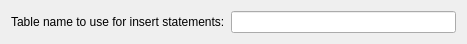
<?xml version="1.0" encoding="UTF-8"?>
<ui version="4.0">
 <class>sqlExportQueryConfig</class>
 <widget class="QWidget" name="sqlExportQueryConfig">
  <property name="geometry">
   <rect>
    <x>0</x>
    <y>0</y>
    <width>467</width>
    <height>43</height>
   </rect>
  </property>
  <property name="windowTitle">
   <string>Form</string>
  </property>
  <layout class="QGridLayout" name="gridLayout">
   <item row="0" column="0">
    <widget class="QLabel" name="tableLabel">
     <property name="text">
      <string>Table name to use for insert statements:</string>
     </property>
    </widget>
   </item>
   <item row="0" column="1">
    <widget class="QLineEdit" name="tableEdit">
     <property name="statusTip">
      <string>SqlExport.QueryTable</string>
     </property>
    </widget>
   </item>
  </layout>
 </widget>
 <resources/>
 <connections/>
</ui>
